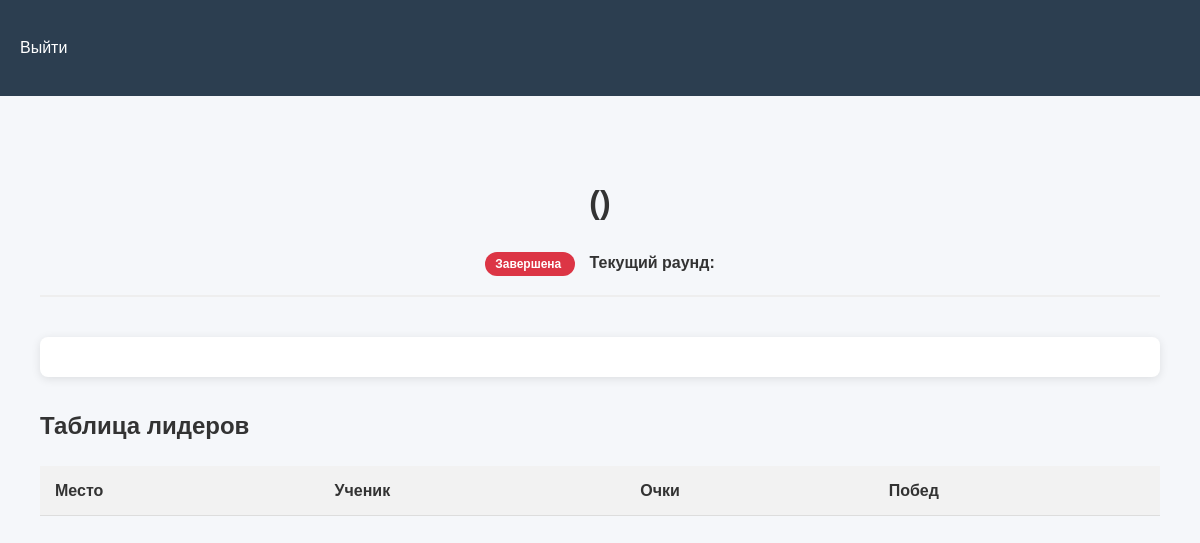
/duel/9, run on an earlier commit of the app's database.
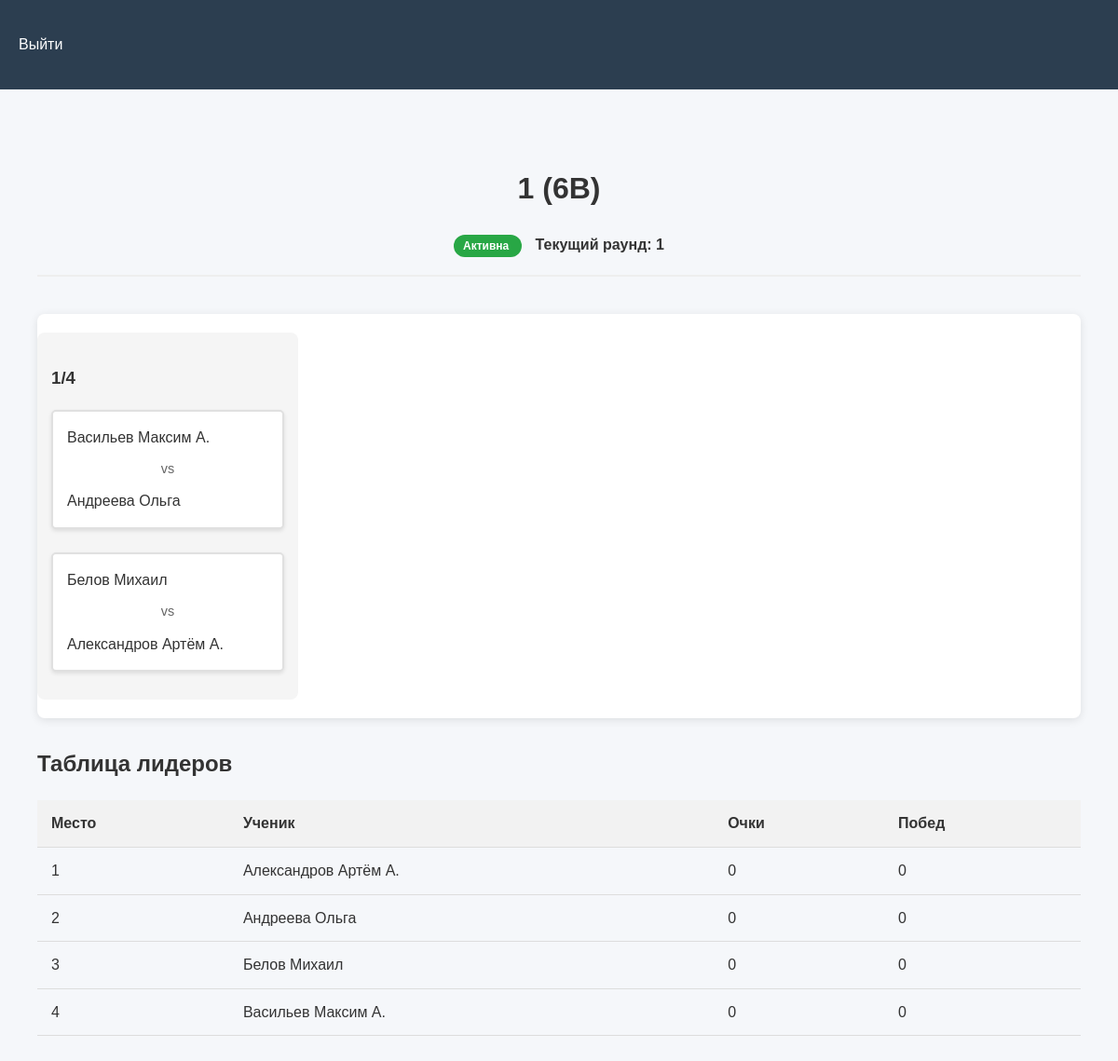
And on a later commit of the database.
### tables this page shows
CREATE TABLE math_duels (
            id INTEGER PRIMARY KEY,
            class_id INTEGER NOT NULL,
            name TEXT NOT NULL,
            created_at TIMESTAMP DEFAULT CURRENT_TIMESTAMP,
            current_round INTEGER DEFAULT 1,
            status TEXT DEFAULT 'active',
            FOREIGN KEY (class_id) REFERENCES classes (id)
        );

CREATE TABLE classes (
            id INTEGER PRIMARY KEY,
            name TEXT NOT NULL UNIQUE
        );

CREATE TABLE duel_matches (
    id INTEGER PRIMARY KEY,
    duel_id INTEGER NOT NULL,
    round_number INTEGER NOT NULL,
    bracket_type TEXT NOT NULL CHECK(bracket_type IN ('1/64', '1/32', '1/16', '1/8', '1/4', '1/2', 'final')),
    student1_id INTEGER,
    student2_id INTEGER,
    task_id INTEGER,
    winner_id INTEGER,
    generated_task TEXT,          -- Добавлено для хранения сгенерированных заданий
    correct_answer TEXT,          -- Добавлено для хранения правильных ответов
    created_at TIMESTAMP DEFAULT CURRENT_TIMESTAMP,
    FOREIGN KEY (duel_id) REFERENCES math_duels(id),
    FOREIGN KEY (student1_id) REFERENCES students(id),
    FOREIGN KEY (student2_id) REFERENCES students(id),
    FOREIGN KEY (task_id) REFERENCES tasks(id),
    FOREIGN KEY (winner_id) REFERENCES students(id),
    CHECK (
        (student1_id IS NOT NULL OR student2_id IS NOT NULL) AND
        (winner_id IS NULL OR winner_id IN (student1_id, student2_id))
)
        );

CREATE TABLE students (
            id INTEGER PRIMARY KEY,
            name TEXT NOT NULL,
            class_id INTEGER,
            FOREIGN KEY (class_id) REFERENCES classes (id)
        );

CREATE TABLE duel_participants (
            duel_id INTEGER NOT NULL,
            student_id INTEGER NOT NULL,
            points INTEGER DEFAULT 0,
            position INTEGER DEFAULT 0,
            FOREIGN KEY (duel_id) REFERENCES math_duels (id),
            FOREIGN KEY (student_id) REFERENCES students (id),
            PRIMARY KEY (duel_id, student_id)
        );

### app.py (the view)
@app.route('/duel/<int:duel_id>')
def view_duel(duel_id):
    conn = create_connection()
    try:
        cursor = conn.cursor()
        cursor.execute("""
            SELECT md.*, c.name as class_name
            FROM math_duels md
            JOIN classes c ON md.class_id = c.id
            WHERE md.id = ?
        """, (duel_id,))
        duel = cursor.fetchone()
        cursor.execute("""
            SELECT dm.*,
                   s1.name as student1_name,
                   s2.name as student2_name,
                   t.title as task_title
            FROM duel_matches dm
            LEFT JOIN students s1 ON dm.student1_id = s1.id
            LEFT JOIN students s2 ON dm.student2_id = s2.id
            LEFT JOIN tasks t ON dm.task_id = t.id
            WHERE dm.duel_id = ?
            ORDER BY dm.round_number, dm.bracket_type
        """, (duel_id,))
        matches = cursor.fetchall()
        cursor.execute("""
            SELECT s.id, s.name, dp.points,
                   (SELECT COUNT(*) FROM duel_matches
                    WHERE (student1_id = s.id OR student2_id = s.id)
                    AND winner_id = s.id) as wins
            FROM duel_participants dp
            JOIN students s ON dp.student_id = s.id
            WHERE dp.duel_id = ?
            ORDER BY dp.points DESC
        """, (duel_id,))
        participants = cursor.fetchall()
        cursor.execute("SELECT id, title FROM tasks")
        all_tasks = cursor.fetchall()
        return render_template('view_duel.html',
                            duel=duel,
                            matches=matches,
                            participants=participants,
                            all_tasks=all_tasks)
    except Error as e:
        flash(f"Ошибка базы данных: {e}", "error")
        return redirect(url_for('admin_dashboard'))
    finally:
        conn.close()

### app.py (called while the page is built)
@app.before_request
def check_concurrent_users():
    if request.path.startswith('/student'):
        if len(session) > 40:
            abort(503, "Сервер перегружен, попробуйте позже")

### db.py (called while the page is built)
def create_connection(db_file="database.db"):
    conn = None
    try:
        conn = sqlite3.connect(
            db_file,
            timeout=30,  # 30 секунд ожидания при блокировке
            check_same_thread=False  # Для многопоточной работы
        )
        conn.row_factory = sqlite3.Row
        conn.execute("PRAGMA journal_mode=WAL")
        conn.execute("PRAGMA synchronous=NORMAL")
        return conn
    except Error as e:
        app.logger.error(f"Ошибка подключения: {e}")
        return None

### templates/view_duel.html (shortened to what this page needs)
{% extends "base.html" %}
{% block content %}
<div class="duel-container">
    <div class="duel-header">
        <h1>{{ duel.name }} ({{ duel.class_name }})</h1>
        <div class="duel-meta">
            <span class="badge {% if duel.status == 'active' %}badge-active{% else %}badge-finished{% endif %}">
                {% if duel.status == 'active' %}Активна{% else %}Завершена{% endif %}
            </span>
            <span class="current-round">Текущий раунд: {{ duel.current_round }}</span>
        </div>
    </div>
    <div class="tournament-bracket">
        {% for stage in ['1/64', '1/32', '1/16', '1/8', '1/4', '1/2', 'final'] %}
            {% set stage_matches = matches|selectattr('bracket_type', 'equalto', stage)|list %}
            {% if stage_matches %}
                <div class="bracket-stage">
                    <h3>{{ stage }}</h3>
                    <div class="matches-container">
                        {% for match in stage_matches %}
                            <div class="match {% if match.winner_id %}match-completed{% endif %}">
                                <div class="player {% if match.winner_id == match.student1_id %}winner{% endif %}">
                                    {{ match.student1_name or "TBD" }}
                                </div>
                                <div class="vs">vs</div>
                                <div class="player {% if match.winner_id == match.student2_id %}winner{% endif %}">
                                    {{ match.student2_name or "TBD" }}
                                </div>
                            </div>
                        {% endfor %}
                    </div>
                </div>
            {% endif %}
        {% endfor %}
    </div>
    <div class="leaderboard mt-4">
        <h2>Таблица лидеров</h2>
        <table class="table">
            <thead>
                <tr>
                    <th>Место</th>
                    <th>Ученик</th>
                    <th>Очки</th>
                    <th>Побед</th>
                </tr>
            </thead>
            <tbody>
                {% for participant in participants %}
                <tr>
                    <td>{{ loop.index }}</td>
                    <td>{{ participant.name }}</td>
                    <td>{{ participant.points }}</td>
                    <td>{{ participant.wins }}</td>
                </tr>
                {% endfor %}
            </tbody>
        </table>
    </div>
</div>
{% endblock %}

What changed in the data, as far as the page shows it:
added math_duels: name "1", current_round "1"
now on this page (row unchanged): classes: class_name "6В"
added duel_matches: name "Васильев Максим А.", name "Андреева Ольга"
added duel_matches: name "Белов Михаил", name "Александров Артём А."
added duel_participants: name "Александров Артём А.", points "0", wins "0"
added duel_participants: name "Андреева Ольга", points "0", wins "0"
added duel_participants: name "Белов Михаил", points "0", wins "0"
added duel_participants: name "Васильев Максим А.", points "0", wins "0"
Also different on the page:
text no longer shown: "Завершена"
text now shown: "Активна"
new list line: "1/4"
